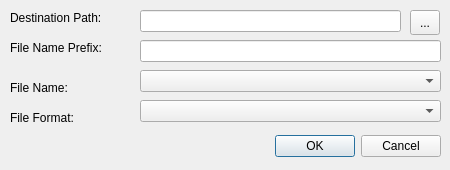
<?xml version="1.0" encoding="UTF-8"?>
<ui version="4.0">
 <class>ExportDialog</class>
 <widget class="QDialog" name="ExportDialog">
  <property name="geometry">
   <rect>
    <x>0</x>
    <y>0</y>
    <width>450</width>
    <height>170</height>
   </rect>
  </property>
  <property name="windowTitle">
   <string>Export Barcodes</string>
  </property>
  <widget class="QDialogButtonBox" name="buttonBox">
   <property name="geometry">
    <rect>
     <x>10</x>
     <y>130</y>
     <width>431</width>
     <height>32</height>
    </rect>
   </property>
   <property name="orientation">
    <enum>Qt::Horizontal</enum>
   </property>
   <property name="standardButtons">
    <set>QDialogButtonBox::Cancel|QDialogButtonBox::Ok</set>
   </property>
  </widget>
  <widget class="QLineEdit" name="linDestPath">
   <property name="geometry">
    <rect>
     <x>140</x>
     <y>10</y>
     <width>261</width>
     <height>22</height>
    </rect>
   </property>
  </widget>
  <widget class="QLineEdit" name="linPrefix">
   <property name="geometry">
    <rect>
     <x>140</x>
     <y>40</y>
     <width>301</width>
     <height>22</height>
    </rect>
   </property>
  </widget>
  <widget class="QComboBox" name="cmbFileName">
   <property name="geometry">
    <rect>
     <x>140</x>
     <y>70</y>
     <width>301</width>
     <height>22</height>
    </rect>
   </property>
  </widget>
  <widget class="QComboBox" name="cmbFileFormat">
   <property name="geometry">
    <rect>
     <x>140</x>
     <y>100</y>
     <width>301</width>
     <height>22</height>
    </rect>
   </property>
  </widget>
  <widget class="QToolButton" name="btnDestPath">
   <property name="geometry">
    <rect>
     <x>410</x>
     <y>10</y>
     <width>30</width>
     <height>25</height>
    </rect>
   </property>
   <property name="text">
    <string>...</string>
   </property>
  </widget>
  <widget class="QLabel" name="label">
   <property name="geometry">
    <rect>
     <x>10</x>
     <y>10</y>
     <width>121</width>
     <height>16</height>
    </rect>
   </property>
   <property name="text">
    <string>Destination Path:</string>
   </property>
  </widget>
  <widget class="QLabel" name="label_2">
   <property name="geometry">
    <rect>
     <x>10</x>
     <y>40</y>
     <width>111</width>
     <height>16</height>
    </rect>
   </property>
   <property name="text">
    <string>File Name Prefix:</string>
   </property>
  </widget>
  <widget class="QLabel" name="label_3">
   <property name="geometry">
    <rect>
     <x>10</x>
     <y>80</y>
     <width>111</width>
     <height>16</height>
    </rect>
   </property>
   <property name="text">
    <string>File Name:</string>
   </property>
  </widget>
  <widget class="QLabel" name="label_4">
   <property name="geometry">
    <rect>
     <x>10</x>
     <y>110</y>
     <width>111</width>
     <height>16</height>
    </rect>
   </property>
   <property name="text">
    <string>File Format:</string>
   </property>
  </widget>
 </widget>
 <resources/>
 <connections>
  <connection>
   <sender>buttonBox</sender>
   <signal>accepted()</signal>
   <receiver>ExportDialog</receiver>
   <slot>accept()</slot>
   <hints>
    <hint type="sourcelabel">
     <x>248</x>
     <y>254</y>
    </hint>
    <hint type="destinationlabel">
     <x>157</x>
     <y>274</y>
    </hint>
   </hints>
  </connection>
  <connection>
   <sender>buttonBox</sender>
   <signal>rejected()</signal>
   <receiver>ExportDialog</receiver>
   <slot>reject()</slot>
   <hints>
    <hint type="sourcelabel">
     <x>316</x>
     <y>260</y>
    </hint>
    <hint type="destinationlabel">
     <x>286</x>
     <y>274</y>
    </hint>
   </hints>
  </connection>
 </connections>
</ui>
